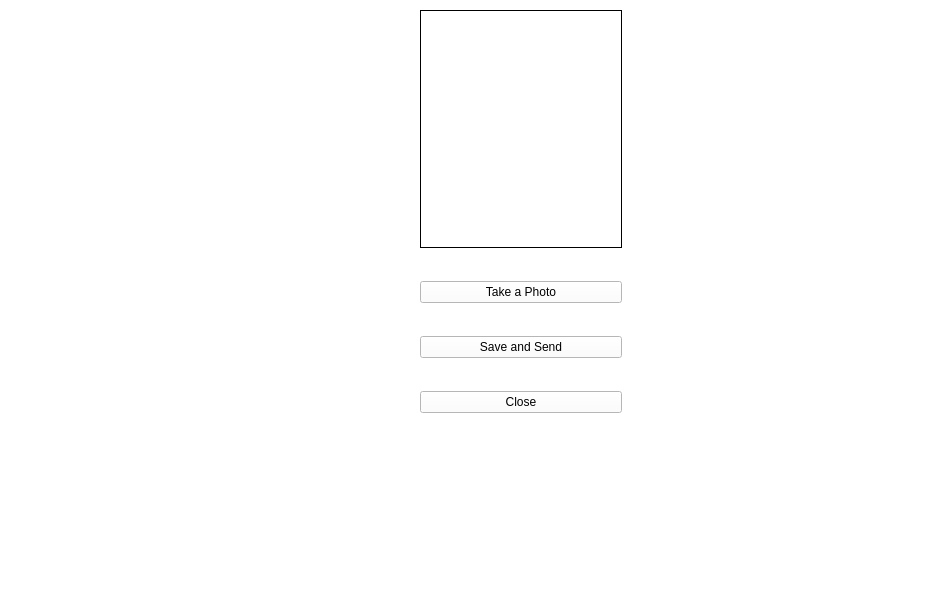
<?xml version="1.0" encoding="UTF-8"?>
<ui version="4.0">
 <class>Camera</class>
 <widget class="QWidget" name="Camera">
  <property name="geometry">
   <rect>
    <x>0</x>
    <y>0</y>
    <width>944</width>
    <height>613</height>
   </rect>
  </property>
  <property name="windowTitle">
   <string>Form</string>
  </property>
  <property name="styleSheet">
   <string notr="true">background-color: rgb(255, 255, 255);</string>
  </property>
  <widget class="QWidget" name="horizontalLayoutWidget">
   <property name="geometry">
    <rect>
     <x>10</x>
     <y>10</y>
     <width>401</width>
     <height>401</height>
    </rect>
   </property>
   <layout class="QHBoxLayout" name="horizontalLayout"/>
  </widget>
  <widget class="QWidget" name="layoutWidget">
   <property name="geometry">
    <rect>
     <x>420</x>
     <y>10</y>
     <width>202</width>
     <height>403</height>
    </rect>
   </property>
   <layout class="QVBoxLayout" name="verticalLayout">
    <property name="spacing">
     <number>33</number>
    </property>
    <item>
     <widget class="QLabel" name="label">
      <property name="minimumSize">
       <size>
        <width>0</width>
        <height>0</height>
       </size>
      </property>
      <property name="maximumSize">
       <size>
        <width>16777215</width>
        <height>16777215</height>
       </size>
      </property>
      <property name="sizeIncrement">
       <size>
        <width>0</width>
        <height>0</height>
       </size>
      </property>
      <property name="baseSize">
       <size>
        <width>0</width>
        <height>0</height>
       </size>
      </property>
      <property name="styleSheet">
       <string notr="true">QLabel{
     border-width: 1px;
     border-style: solid;
     border-color: rgb(0, 0, 0);
}</string>
      </property>
      <property name="text">
       <string/>
      </property>
     </widget>
    </item>
    <item>
     <widget class="QPushButton" name="pushButton_capture">
      <property name="text">
       <string>Take a Photo</string>
      </property>
     </widget>
    </item>
    <item>
     <widget class="QPushButton" name="pushButton_send">
      <property name="text">
       <string>Save and Send</string>
      </property>
     </widget>
    </item>
    <item>
     <widget class="QPushButton" name="pushButton_close">
      <property name="text">
       <string>Close</string>
      </property>
     </widget>
    </item>
   </layout>
  </widget>
 </widget>
 <resources/>
 <connections/>
</ui>
